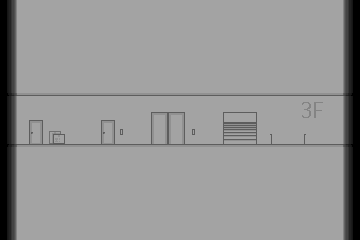

A level layout from a 2D game, rendered from its tile map. Below: a short description, then the map file with tile-grid data replaced by summaries:
An orthogonal 15x10 tile map with 24x24 px tiles, 1 tile layer (Background) and 8 objects (2x wall, 2x blockedDoor, floor, NotElevator, 3F-4F, ...).

<map version="1.10" tiledversion="1.11.0" orientation="orthogonal" renderorder="right-down" width="15" height="10" tilewidth="24" tileheight="24" infinite="0" nextlayerid="4" nextobjectid="14">
 <editorsettings>
  <export target="../tile/3F.json" format="json" />
 </editorsettings>
 <tileset firstgid="1" source="tileSet00.tsx" />
 <layer id="1" name="Background" width="15" height="10">
  <data>[150 cells, 150 non-empty, 14 distinct tile ids]</data>
 </layer>
 <objectgroup id="2" name="NoPassing">
  <object id="1" name="floor" x="24" y="144" width="312" height="24" />
  <object id="2" name="wall" x="0" y="72" width="24" height="96" />
  <object id="3" name="wall" x="336" y="72" width="24" height="96" />
 </objectgroup>
 <objectgroup id="3" name="interaction">
  <object id="9" name="NotElevator" x="151" y="112.091" width="33.875" height="31.9375">
   <properties>
    <property name="Text" value="당신은 멀쩡한 두 다리를 계단에 사용하고 싶다는 충돌을 느낍니다." />
   </properties>
  </object>
  <object id="10" name="blockedDoor" x="101" y="120.091" width="13.9688" height="24">
   <properties>
    <property name="eventID" type="int" value="1" />
   </properties>
  </object>
  <object id="11" name="blockedDoor" x="29" y="120.091" width="13.9688" height="24">
   <properties>
    <property name="eventID" type="int" value="2" />
   </properties>
  </object>
  <object id="12" name="3F-4F" x="222.909" y="112" width="34.2159" height="32.0909">
   <properties>
    <property name="SE" value="stair" />
   </properties>
  </object>
  <object id="13" name="1F-3F" x="270" y="134.091" width="36.0682" height="10">
   <properties>
    <property name="SE" value="stair" />
   </properties>
  </object>
 </objectgroup>
</map>
